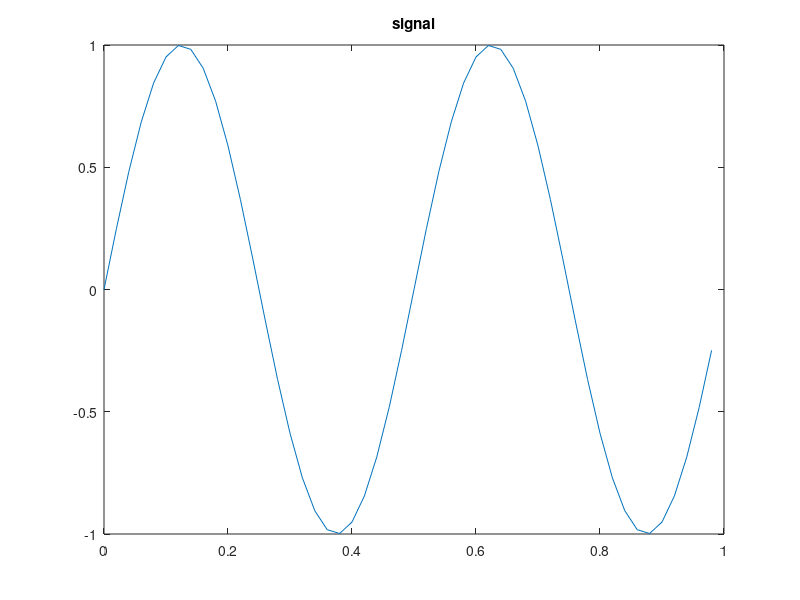
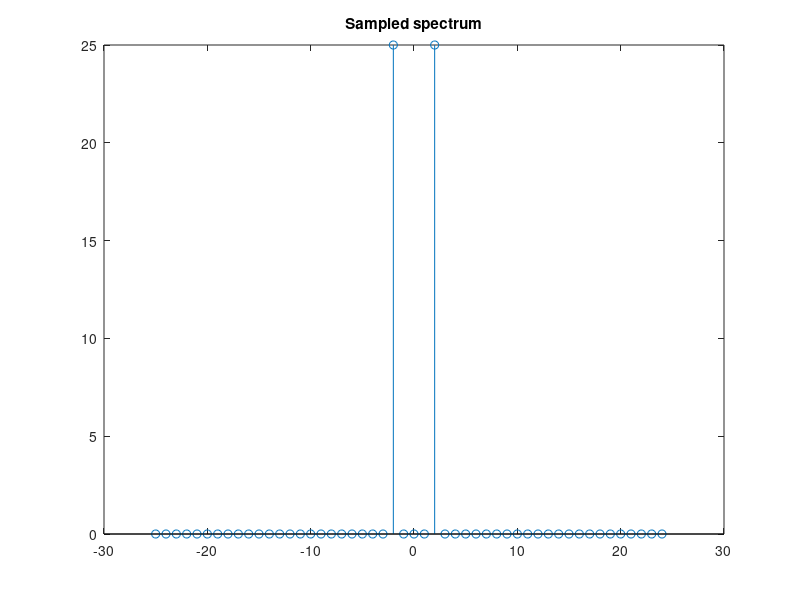
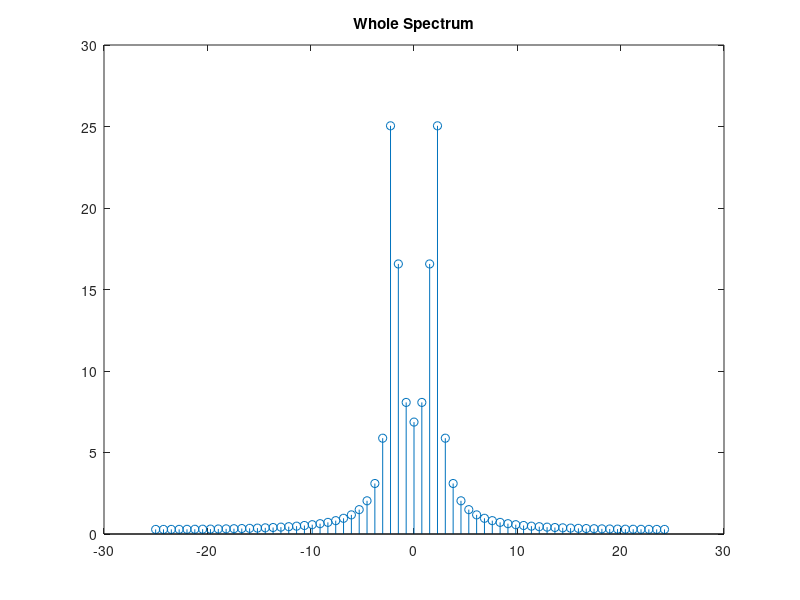
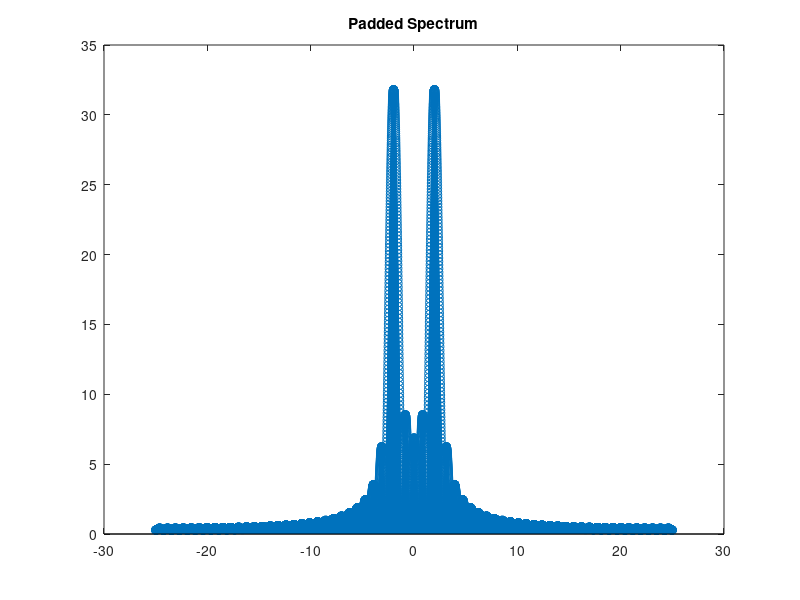

Reproduce these figures in MATLAB, in order.
close all
clearvars
clc

f = 2;
d = 1.3;
F_s = 50;
T_s = 1/F_s;
N = 50;
t = 0:T_s:d;
n = t(1:N);
y = sin(2*pi*f*t);
y_n = y(1:N);

figure(1);
plot(n, y_n);
title('signal');

Y_k = fft(y_n);
freq = 0:1/N*F_s: F_s - 1/N*F_s;

figure(2);
stem(freq - F_s / 2, fftshift(abs(Y_k)));
title('Sampled spectrum');

Y2_k = fft(y);
N2 = length(Y2_k);
freq2 = 0:1/N2*F_s:F_s - 1/N2*F_s;

figure(3);
stem(freq2 - F_s / 2, fftshift(abs(Y2_k)));
title('Whole Spectrum');

N_tot = 1e4;
n_pad = N_tot - N2;
y_pad = padarray(y, [0, n_pad], 'post');
Y_pad = fft(y_pad);

N_pad = length(Y_pad);
freq3 = 0: 1/N_pad*F_s : F_s - 1/N_pad * F_s;

figure(4);
stem(freq3 - F_s / 2, fftshift(abs(Y_pad)));
title('Padded Spectrum');


